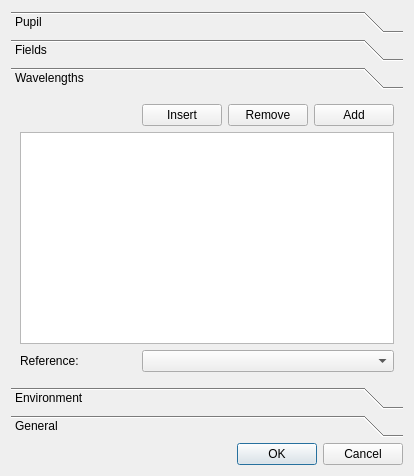
<?xml version="1.0" encoding="UTF-8"?>
<ui version="4.0">
 <class>SpecEditorDlg</class>
 <widget class="QDialog" name="SpecEditorDlg">
  <property name="geometry">
   <rect>
    <x>0</x>
    <y>0</y>
    <width>414</width>
    <height>476</height>
   </rect>
  </property>
  <property name="windowTitle">
   <string>Dialog</string>
  </property>
  <layout class="QVBoxLayout" name="verticalLayout">
   <item>
    <widget class="QToolBox" name="toolBox">
     <property name="currentIndex">
      <number>2</number>
     </property>
     <widget class="QWidget" name="pupilPage">
      <property name="geometry">
       <rect>
        <x>0</x>
        <y>0</y>
        <width>390</width>
        <height>242</height>
       </rect>
      </property>
      <attribute name="label">
       <string>Pupil</string>
      </attribute>
      <layout class="QGridLayout" name="gridLayout_2">
       <item row="3" column="0" colspan="2">
        <spacer name="verticalSpacer">
         <property name="orientation">
          <enum>Qt::Vertical</enum>
         </property>
         <property name="sizeHint" stdset="0">
          <size>
           <width>20</width>
           <height>40</height>
          </size>
         </property>
        </spacer>
       </item>
       <item row="2" column="1">
        <widget class="QLineEdit" name="pupilValueEdit">
         <property name="sizePolicy">
          <sizepolicy hsizetype="Preferred" vsizetype="Fixed">
           <horstretch>0</horstretch>
           <verstretch>0</verstretch>
          </sizepolicy>
         </property>
        </widget>
       </item>
       <item row="0" column="0">
        <widget class="QLabel" name="label_4">
         <property name="text">
          <string>Type:</string>
         </property>
        </widget>
       </item>
       <item row="0" column="1">
        <widget class="QComboBox" name="pupilTypeCombo">
         <property name="sizePolicy">
          <sizepolicy hsizetype="Fixed" vsizetype="Fixed">
           <horstretch>0</horstretch>
           <verstretch>0</verstretch>
          </sizepolicy>
         </property>
        </widget>
       </item>
       <item row="2" column="0">
        <widget class="QLabel" name="label_3">
         <property name="text">
          <string>Value:</string>
         </property>
        </widget>
       </item>
       <item row="0" column="2" rowspan="3">
        <spacer name="horizontalSpacer">
         <property name="orientation">
          <enum>Qt::Horizontal</enum>
         </property>
         <property name="sizeHint" stdset="0">
          <size>
           <width>40</width>
           <height>20</height>
          </size>
         </property>
        </spacer>
       </item>
      </layout>
     </widget>
     <widget class="QWidget" name="fieldPage">
      <property name="geometry">
       <rect>
        <x>0</x>
        <y>0</y>
        <width>390</width>
        <height>242</height>
       </rect>
      </property>
      <attribute name="label">
       <string>Fields</string>
      </attribute>
      <layout class="QGridLayout" name="gridLayout_4">
       <item row="1" column="3">
        <widget class="QPushButton" name="addFieldButton">
         <property name="sizePolicy">
          <sizepolicy hsizetype="Fixed" vsizetype="Fixed">
           <horstretch>0</horstretch>
           <verstretch>0</verstretch>
          </sizepolicy>
         </property>
         <property name="text">
          <string>Add</string>
         </property>
        </widget>
       </item>
       <item row="0" column="1" colspan="3">
        <widget class="QComboBox" name="fieldTypeCombo"/>
       </item>
       <item row="0" column="0">
        <widget class="QLabel" name="label_7">
         <property name="text">
          <string>Field Type:</string>
         </property>
        </widget>
       </item>
       <item row="1" column="2">
        <widget class="QPushButton" name="removeFieldButton">
         <property name="sizePolicy">
          <sizepolicy hsizetype="Fixed" vsizetype="Fixed">
           <horstretch>0</horstretch>
           <verstretch>0</verstretch>
          </sizepolicy>
         </property>
         <property name="text">
          <string>Remove</string>
         </property>
        </widget>
       </item>
       <item row="1" column="1">
        <widget class="QPushButton" name="insertFieldButton">
         <property name="sizePolicy">
          <sizepolicy hsizetype="Fixed" vsizetype="Fixed">
           <horstretch>0</horstretch>
           <verstretch>0</verstretch>
          </sizepolicy>
         </property>
         <property name="text">
          <string>Insert</string>
         </property>
        </widget>
       </item>
       <item row="1" column="0">
        <spacer name="horizontalSpacer_2">
         <property name="orientation">
          <enum>Qt::Horizontal</enum>
         </property>
         <property name="sizeHint" stdset="0">
          <size>
           <width>40</width>
           <height>20</height>
          </size>
         </property>
        </spacer>
       </item>
       <item row="2" column="0" colspan="4">
        <widget class="FieldTableView" name="fieldTable"/>
       </item>
      </layout>
     </widget>
     <widget class="QWidget" name="wavelengthPage">
      <property name="geometry">
       <rect>
        <x>0</x>
        <y>0</y>
        <width>390</width>
        <height>242</height>
       </rect>
      </property>
      <attribute name="label">
       <string>Wavelengths</string>
      </attribute>
      <layout class="QGridLayout" name="gridLayout_3">
       <item row="0" column="2">
        <widget class="QPushButton" name="removeWavelengthButton">
         <property name="sizePolicy">
          <sizepolicy hsizetype="Fixed" vsizetype="Fixed">
           <horstretch>0</horstretch>
           <verstretch>0</verstretch>
          </sizepolicy>
         </property>
         <property name="text">
          <string>Remove</string>
         </property>
        </widget>
       </item>
       <item row="0" column="0">
        <spacer name="horizontalSpacer_3">
         <property name="orientation">
          <enum>Qt::Horizontal</enum>
         </property>
         <property name="sizeHint" stdset="0">
          <size>
           <width>40</width>
           <height>20</height>
          </size>
         </property>
        </spacer>
       </item>
       <item row="2" column="0">
        <widget class="QLabel" name="label_5">
         <property name="text">
          <string>Reference:</string>
         </property>
        </widget>
       </item>
       <item row="2" column="1" colspan="3">
        <widget class="QComboBox" name="referenceWavelengthCombo"/>
       </item>
       <item row="0" column="1">
        <widget class="QPushButton" name="insertWavelengthButton">
         <property name="sizePolicy">
          <sizepolicy hsizetype="Fixed" vsizetype="Fixed">
           <horstretch>0</horstretch>
           <verstretch>0</verstretch>
          </sizepolicy>
         </property>
         <property name="text">
          <string>Insert</string>
         </property>
        </widget>
       </item>
       <item row="0" column="3">
        <widget class="QPushButton" name="addWavelengthButton">
         <property name="sizePolicy">
          <sizepolicy hsizetype="Fixed" vsizetype="Fixed">
           <horstretch>0</horstretch>
           <verstretch>0</verstretch>
          </sizepolicy>
         </property>
         <property name="text">
          <string>Add</string>
         </property>
        </widget>
       </item>
       <item row="1" column="0" colspan="4">
        <widget class="WavelengthTableView" name="wavelengthTable"/>
       </item>
      </layout>
     </widget>
     <widget class="QWidget" name="environmentPage">
      <property name="geometry">
       <rect>
        <x>0</x>
        <y>0</y>
        <width>390</width>
        <height>242</height>
       </rect>
      </property>
      <attribute name="label">
       <string>Environment</string>
      </attribute>
      <widget class="QLineEdit" name="temperatureEdit">
       <property name="geometry">
        <rect>
         <x>160</x>
         <y>30</y>
         <width>113</width>
         <height>21</height>
        </rect>
       </property>
      </widget>
      <widget class="QLabel" name="label_6">
       <property name="geometry">
        <rect>
         <x>30</x>
         <y>30</y>
         <width>91</width>
         <height>16</height>
        </rect>
       </property>
       <property name="text">
        <string>Temperature:</string>
       </property>
      </widget>
     </widget>
     <widget class="QWidget" name="generalPage">
      <property name="geometry">
       <rect>
        <x>0</x>
        <y>0</y>
        <width>390</width>
        <height>242</height>
       </rect>
      </property>
      <attribute name="label">
       <string>General</string>
      </attribute>
      <layout class="QGridLayout" name="gridLayout">
       <item row="0" column="0">
        <widget class="QLabel" name="label">
         <property name="text">
          <string>Title:</string>
         </property>
        </widget>
       </item>
       <item row="0" column="1">
        <widget class="QLineEdit" name="titleEdit"/>
       </item>
       <item row="1" column="0">
        <widget class="QLabel" name="label_2">
         <property name="text">
          <string>Note:</string>
         </property>
        </widget>
       </item>
       <item row="1" column="1">
        <widget class="QTextEdit" name="noteEdit"/>
       </item>
      </layout>
     </widget>
    </widget>
   </item>
   <item>
    <widget class="QDialogButtonBox" name="buttonBox">
     <property name="orientation">
      <enum>Qt::Horizontal</enum>
     </property>
     <property name="standardButtons">
      <set>QDialogButtonBox::Cancel|QDialogButtonBox::Ok</set>
     </property>
    </widget>
   </item>
  </layout>
 </widget>
 <customwidgets>
  <customwidget>
   <class>FieldTableView</class>
   <extends>QTableView</extends>
   <header>SystemEditor/SpecEditor/FieldTableView.h</header>
  </customwidget>
  <customwidget>
   <class>WavelengthTableView</class>
   <extends>QTableView</extends>
   <header>SystemEditor/SpecEditor/WavelengthTableView.h</header>
  </customwidget>
 </customwidgets>
 <resources/>
 <connections>
  <connection>
   <sender>buttonBox</sender>
   <signal>accepted()</signal>
   <receiver>SpecEditorDlg</receiver>
   <slot>accept()</slot>
   <hints>
    <hint type="sourcelabel">
     <x>248</x>
     <y>254</y>
    </hint>
    <hint type="destinationlabel">
     <x>157</x>
     <y>274</y>
    </hint>
   </hints>
  </connection>
  <connection>
   <sender>buttonBox</sender>
   <signal>rejected()</signal>
   <receiver>SpecEditorDlg</receiver>
   <slot>reject()</slot>
   <hints>
    <hint type="sourcelabel">
     <x>316</x>
     <y>260</y>
    </hint>
    <hint type="destinationlabel">
     <x>286</x>
     <y>274</y>
    </hint>
   </hints>
  </connection>
 </connections>
</ui>
